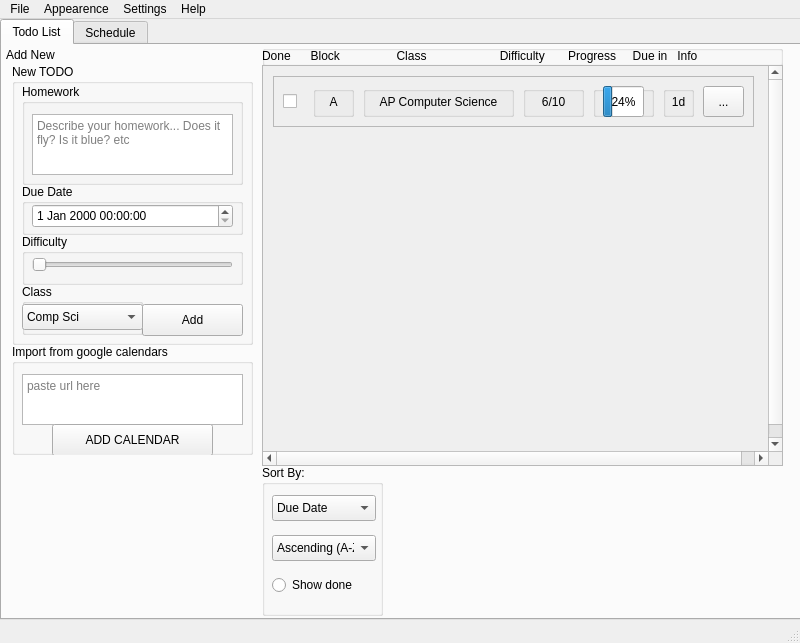
<?xml version="1.0" encoding="UTF-8"?>
<ui version="4.0">
 <class>MainWindow</class>
 <widget class="QMainWindow" name="MainWindow">
  <property name="geometry">
   <rect>
    <x>0</x>
    <y>0</y>
    <width>800</width>
    <height>643</height>
   </rect>
  </property>
  <property name="windowTitle">
   <string>MainWindow</string>
  </property>
  <widget class="QWidget" name="centralwidget">
   <widget class="QWidget" name="widget" native="true">
    <property name="geometry">
     <rect>
      <x>0</x>
      <y>0</y>
      <width>801</width>
      <height>601</height>
     </rect>
    </property>
    <widget class="QTabWidget" name="switchTab">
     <property name="geometry">
      <rect>
       <x>0</x>
       <y>0</y>
       <width>801</width>
       <height>601</height>
      </rect>
     </property>
     <property name="cursor">
      <cursorShape>ArrowCursor</cursorShape>
     </property>
     <property name="currentIndex">
      <number>0</number>
     </property>
     <widget class="QWidget" name="tab">
      <attribute name="title">
       <string>Todo List</string>
      </attribute>
      <widget class="QDockWidget" name="container">
       <property name="enabled">
        <bool>true</bool>
       </property>
       <property name="geometry">
        <rect>
         <x>0</x>
         <y>0</y>
         <width>260</width>
         <height>600</height>
        </rect>
       </property>
       <property name="minimumSize">
        <size>
         <width>260</width>
         <height>600</height>
        </size>
       </property>
       <property name="maximumSize">
        <size>
         <width>260</width>
         <height>600</height>
        </size>
       </property>
       <property name="floating">
        <bool>false</bool>
       </property>
       <property name="features">
        <set>QDockWidget::DockWidgetMovable</set>
       </property>
       <property name="windowTitle">
        <string>Add New</string>
       </property>
       <widget class="QWidget" name="dockWidgetContents_2">
        <widget class="QGroupBox" name="todoDiv">
         <property name="geometry">
          <rect>
           <x>10</x>
           <y>0</y>
           <width>241</width>
           <height>281</height>
          </rect>
         </property>
         <property name="title">
          <string>New TODO</string>
         </property>
         <widget class="QGroupBox" name="newDueGroup">
          <property name="geometry">
           <rect>
            <x>10</x>
            <y>120</y>
            <width>221</width>
            <height>51</height>
           </rect>
          </property>
          <property name="title">
           <string>Due Date</string>
          </property>
          <widget class="QDateTimeEdit" name="newDueTime">
           <property name="geometry">
            <rect>
             <x>10</x>
             <y>20</y>
             <width>201</width>
             <height>24</height>
            </rect>
           </property>
           <property name="cursor">
            <cursorShape>OpenHandCursor</cursorShape>
           </property>
          </widget>
         </widget>
         <widget class="QGroupBox" name="newHomeworkGroup">
          <property name="geometry">
           <rect>
            <x>10</x>
            <y>20</y>
            <width>221</width>
            <height>101</height>
           </rect>
          </property>
          <property name="title">
           <string>Homework</string>
          </property>
          <widget class="QTextEdit" name="newHWText">
           <property name="geometry">
            <rect>
             <x>10</x>
             <y>30</y>
             <width>201</width>
             <height>61</height>
            </rect>
           </property>
           <property name="cursor" stdset="0">
            <cursorShape>IBeamCursor</cursorShape>
           </property>
           <property name="html">
            <string>&lt;!DOCTYPE HTML PUBLIC &quot;-//W3C//DTD HTML 4.0//EN&quot; &quot;http://www.w3.org/TR/REC-html40/strict.dtd&quot;&gt;
&lt;html&gt;&lt;head&gt;&lt;meta name=&quot;qrichtext&quot; content=&quot;1&quot; /&gt;&lt;style type=&quot;text/css&quot;&gt;
p, li { white-space: pre-wrap; }
&lt;/style&gt;&lt;/head&gt;&lt;body style=&quot; font-family:'.AppleSystemUIFont'; font-size:13pt; font-weight:400; font-style:normal;&quot;&gt;
&lt;p style=&quot;-qt-paragraph-type:empty; margin-top:0px; margin-bottom:0px; margin-left:0px; margin-right:0px; -qt-block-indent:0; text-indent:0px;&quot;&gt;&lt;br /&gt;&lt;/p&gt;&lt;/body&gt;&lt;/html&gt;</string>
           </property>
           <property name="placeholderText">
            <string>Describe your homework... Does it fly? Is it blue? etc </string>
           </property>
          </widget>
         </widget>
         <widget class="QPushButton" name="newAdd">
          <property name="geometry">
           <rect>
            <x>130</x>
            <y>240</y>
            <width>101</width>
            <height>32</height>
           </rect>
          </property>
          <property name="cursor">
           <cursorShape>OpenHandCursor</cursorShape>
          </property>
          <property name="text">
           <string>Add</string>
          </property>
         </widget>
         <widget class="QGroupBox" name="newClassGroup">
          <property name="geometry">
           <rect>
            <x>10</x>
            <y>220</y>
            <width>121</width>
            <height>51</height>
           </rect>
          </property>
          <property name="title">
           <string>Class</string>
          </property>
          <widget class="QComboBox" name="newClassToHW">
           <property name="geometry">
            <rect>
             <x>0</x>
             <y>20</y>
             <width>121</width>
             <height>26</height>
            </rect>
           </property>
           <property name="cursor">
            <cursorShape>OpenHandCursor</cursorShape>
           </property>
           <item>
            <property name="text">
             <string>Comp Sci </string>
            </property>
           </item>
          </widget>
         </widget>
         <widget class="QGroupBox" name="newDifficultyGroup">
          <property name="geometry">
           <rect>
            <x>10</x>
            <y>170</y>
            <width>221</width>
            <height>51</height>
           </rect>
          </property>
          <property name="title">
           <string>Difficulty</string>
          </property>
          <widget class="QSlider" name="newDifficultySlider">
           <property name="geometry">
            <rect>
             <x>10</x>
             <y>20</y>
             <width>201</width>
             <height>22</height>
            </rect>
           </property>
           <property name="cursor">
            <cursorShape>SizeHorCursor</cursorShape>
           </property>
           <property name="maximum">
            <number>10</number>
           </property>
           <property name="orientation">
            <enum>Qt::Horizontal</enum>
           </property>
          </widget>
         </widget>
        </widget>
        <widget class="QGroupBox" name="groupBox">
         <property name="geometry">
          <rect>
           <x>10</x>
           <y>280</y>
           <width>241</width>
           <height>111</height>
          </rect>
         </property>
         <property name="title">
          <string>Import from google calendars</string>
         </property>
         <widget class="QPlainTextEdit" name="plainTextEdit">
          <property name="geometry">
           <rect>
            <x>10</x>
            <y>30</y>
            <width>221</width>
            <height>51</height>
           </rect>
          </property>
          <property name="cursor" stdset="0">
           <cursorShape>IBeamCursor</cursorShape>
          </property>
          <property name="placeholderText">
           <string>paste url here</string>
          </property>
         </widget>
         <widget class="QPushButton" name="pushButton_2">
          <property name="geometry">
           <rect>
            <x>40</x>
            <y>80</y>
            <width>161</width>
            <height>32</height>
           </rect>
          </property>
          <property name="cursor">
           <cursorShape>OpenHandCursor</cursorShape>
          </property>
          <property name="text">
           <string>ADD CALENDAR</string>
          </property>
         </widget>
        </widget>
       </widget>
      </widget>
      <widget class="QGroupBox" name="sortBy">
       <property name="geometry">
        <rect>
         <x>260</x>
         <y>420</y>
         <width>121</width>
         <height>151</height>
        </rect>
       </property>
       <property name="title">
        <string>Sort By:</string>
       </property>
       <widget class="QRadioButton" name="sortShowDone">
        <property name="geometry">
         <rect>
          <x>10</x>
          <y>110</y>
          <width>191</width>
          <height>20</height>
         </rect>
        </property>
        <property name="cursor">
         <cursorShape>OpenHandCursor</cursorShape>
        </property>
        <property name="text">
         <string>Show done</string>
        </property>
       </widget>
       <widget class="QComboBox" name="sortDue">
        <property name="geometry">
         <rect>
          <x>10</x>
          <y>30</y>
          <width>104</width>
          <height>26</height>
         </rect>
        </property>
        <property name="cursor">
         <cursorShape>OpenHandCursor</cursorShape>
        </property>
        <item>
         <property name="text">
          <string>Due Date</string>
         </property>
        </item>
        <item>
         <property name="text">
          <string>Class</string>
         </property>
        </item>
        <item>
         <property name="text">
          <string>Difficulty</string>
         </property>
        </item>
       </widget>
       <widget class="QComboBox" name="sortAcend">
        <property name="geometry">
         <rect>
          <x>10</x>
          <y>70</y>
          <width>104</width>
          <height>26</height>
         </rect>
        </property>
        <property name="cursor">
         <cursorShape>OpenHandCursor</cursorShape>
        </property>
        <item>
         <property name="text">
          <string>Ascending (A-Z)</string>
         </property>
        </item>
        <item>
         <property name="text">
          <string>Decending (Z-A)</string>
         </property>
        </item>
       </widget>
      </widget>
      <widget class="QGroupBox" name="groupBox_5">
       <property name="geometry">
        <rect>
         <x>260</x>
         <y>0</y>
         <width>521</width>
         <height>21</height>
        </rect>
       </property>
       <property name="title">
        <string/>
       </property>
       <widget class="QLabel" name="label_5">
        <property name="geometry">
         <rect>
          <x>0</x>
          <y>0</y>
          <width>521</width>
          <height>21</height>
         </rect>
        </property>
        <property name="text">
         <string>Done      Block                 Class                      Difficulty       Progress     Due in   Info</string>
        </property>
        <property name="alignment">
         <set>Qt::AlignLeading|Qt::AlignLeft|Qt::AlignVCenter</set>
        </property>
       </widget>
      </widget>
      <widget class="QScrollArea" name="scrollableClassesDisplay">
       <property name="geometry">
        <rect>
         <x>260</x>
         <y>20</y>
         <width>521</width>
         <height>401</height>
        </rect>
       </property>
       <property name="cursor" stdset="0">
        <cursorShape>ArrowCursor</cursorShape>
       </property>
       <property name="verticalScrollBarPolicy">
        <enum>Qt::ScrollBarAlwaysOn</enum>
       </property>
       <property name="widgetResizable">
        <bool>false</bool>
       </property>
       <widget class="QWidget" name="scrollAreaWidgetContents">
        <property name="geometry">
         <rect>
          <x>0</x>
          <y>0</y>
          <width>519</width>
          <height>399</height>
         </rect>
        </property>
        <widget class="QFrame" name="classSubject">
         <property name="geometry">
          <rect>
           <x>10</x>
           <y>10</y>
           <width>481</width>
           <height>51</height>
          </rect>
         </property>
         <property name="frameShape">
          <enum>QFrame::StyledPanel</enum>
         </property>
         <property name="frameShadow">
          <enum>QFrame::Raised</enum>
         </property>
         <widget class="QGroupBox" name="groupBox_2">
          <property name="geometry">
           <rect>
            <x>40</x>
            <y>10</y>
            <width>41</width>
            <height>31</height>
           </rect>
          </property>
          <property name="title">
           <string/>
          </property>
          <widget class="QLabel" name="label">
           <property name="geometry">
            <rect>
             <x>10</x>
             <y>0</y>
             <width>21</width>
             <height>31</height>
            </rect>
           </property>
           <property name="text">
            <string>A</string>
           </property>
           <property name="alignment">
            <set>Qt::AlignCenter</set>
           </property>
          </widget>
         </widget>
         <widget class="QGroupBox" name="groupBox_3">
          <property name="geometry">
           <rect>
            <x>90</x>
            <y>10</y>
            <width>151</width>
            <height>31</height>
           </rect>
          </property>
          <property name="title">
           <string/>
          </property>
          <widget class="QLabel" name="label_2">
           <property name="geometry">
            <rect>
             <x>10</x>
             <y>0</y>
             <width>131</width>
             <height>31</height>
            </rect>
           </property>
           <property name="text">
            <string>AP Computer Science</string>
           </property>
           <property name="alignment">
            <set>Qt::AlignCenter</set>
           </property>
          </widget>
         </widget>
         <widget class="QGroupBox" name="groupBox_4">
          <property name="geometry">
           <rect>
            <x>250</x>
            <y>10</y>
            <width>61</width>
            <height>31</height>
           </rect>
          </property>
          <property name="title">
           <string/>
          </property>
          <widget class="QLabel" name="label_3">
           <property name="geometry">
            <rect>
             <x>0</x>
             <y>0</y>
             <width>61</width>
             <height>31</height>
            </rect>
           </property>
           <property name="text">
            <string>6/10</string>
           </property>
           <property name="alignment">
            <set>Qt::AlignCenter</set>
           </property>
          </widget>
         </widget>
         <widget class="QCheckBox" name="checkBox">
          <property name="geometry">
           <rect>
            <x>10</x>
            <y>0</y>
            <width>21</width>
            <height>51</height>
           </rect>
          </property>
          <property name="cursor">
           <cursorShape>OpenHandCursor</cursorShape>
          </property>
          <property name="text">
           <string/>
          </property>
         </widget>
         <widget class="QGroupBox" name="groupBox_6">
          <property name="geometry">
           <rect>
            <x>320</x>
            <y>10</y>
            <width>61</width>
            <height>31</height>
           </rect>
          </property>
          <property name="title">
           <string/>
          </property>
          <widget class="QProgressBar" name="progressBar">
           <property name="geometry">
            <rect>
             <x>10</x>
             <y>0</y>
             <width>41</width>
             <height>31</height>
            </rect>
           </property>
           <property name="value">
            <number>24</number>
           </property>
          </widget>
         </widget>
         <widget class="QGroupBox" name="groupBox_13">
          <property name="geometry">
           <rect>
            <x>390</x>
            <y>10</y>
            <width>31</width>
            <height>31</height>
           </rect>
          </property>
          <property name="title">
           <string/>
          </property>
          <widget class="QLabel" name="label_4">
           <property name="geometry">
            <rect>
             <x>0</x>
             <y>0</y>
             <width>31</width>
             <height>31</height>
            </rect>
           </property>
           <property name="layoutDirection">
            <enum>Qt::LeftToRight</enum>
           </property>
           <property name="text">
            <string>1d</string>
           </property>
           <property name="alignment">
            <set>Qt::AlignCenter</set>
           </property>
          </widget>
         </widget>
         <widget class="QToolButton" name="toolButton">
          <property name="geometry">
           <rect>
            <x>430</x>
            <y>10</y>
            <width>41</width>
            <height>31</height>
           </rect>
          </property>
          <property name="cursor">
           <cursorShape>OpenHandCursor</cursorShape>
          </property>
          <property name="text">
           <string>...</string>
          </property>
         </widget>
        </widget>
       </widget>
      </widget>
     </widget>
     <widget class="QWidget" name="tab_2">
      <attribute name="title">
       <string>Schedule</string>
      </attribute>
      <widget class="QScrollArea" name="scrollableClassesDisplay_2">
       <property name="geometry">
        <rect>
         <x>260</x>
         <y>20</y>
         <width>521</width>
         <height>401</height>
        </rect>
       </property>
       <property name="widgetResizable">
        <bool>true</bool>
       </property>
       <widget class="QWidget" name="scrollAreaWidgetContents_2">
        <property name="geometry">
         <rect>
          <x>0</x>
          <y>0</y>
          <width>519</width>
          <height>399</height>
         </rect>
        </property>
        <widget class="QFrame" name="classSubject_2">
         <property name="geometry">
          <rect>
           <x>10</x>
           <y>10</y>
           <width>501</width>
           <height>51</height>
          </rect>
         </property>
         <property name="frameShape">
          <enum>QFrame::StyledPanel</enum>
         </property>
         <property name="frameShadow">
          <enum>QFrame::Raised</enum>
         </property>
         <widget class="QGroupBox" name="groupBox_7">
          <property name="geometry">
           <rect>
            <x>100</x>
            <y>10</y>
            <width>41</width>
            <height>31</height>
           </rect>
          </property>
          <property name="title">
           <string/>
          </property>
          <widget class="QLabel" name="label_6">
           <property name="geometry">
            <rect>
             <x>10</x>
             <y>0</y>
             <width>21</width>
             <height>31</height>
            </rect>
           </property>
           <property name="text">
            <string>A</string>
           </property>
           <property name="alignment">
            <set>Qt::AlignCenter</set>
           </property>
          </widget>
         </widget>
         <widget class="QGroupBox" name="groupBox_8">
          <property name="geometry">
           <rect>
            <x>240</x>
            <y>10</y>
            <width>201</width>
            <height>31</height>
           </rect>
          </property>
          <property name="title">
           <string/>
          </property>
          <widget class="QLabel" name="label_7">
           <property name="geometry">
            <rect>
             <x>10</x>
             <y>0</y>
             <width>131</width>
             <height>31</height>
            </rect>
           </property>
           <property name="text">
            <string>AP Computer Science</string>
           </property>
           <property name="alignment">
            <set>Qt::AlignCenter</set>
           </property>
          </widget>
         </widget>
         <widget class="QToolButton" name="toolButton_2">
          <property name="geometry">
           <rect>
            <x>450</x>
            <y>10</y>
            <width>41</width>
            <height>31</height>
           </rect>
          </property>
          <property name="cursor">
           <cursorShape>OpenHandCursor</cursorShape>
          </property>
          <property name="text">
           <string>...</string>
          </property>
         </widget>
         <widget class="QGroupBox" name="groupBox_9">
          <property name="geometry">
           <rect>
            <x>10</x>
            <y>10</y>
            <width>81</width>
            <height>31</height>
           </rect>
          </property>
          <property name="title">
           <string/>
          </property>
          <widget class="QLabel" name="label_8">
           <property name="geometry">
            <rect>
             <x>0</x>
             <y>5</y>
             <width>81</width>
             <height>21</height>
            </rect>
           </property>
           <property name="text">
            <string>11:45-12:01</string>
           </property>
           <property name="alignment">
            <set>Qt::AlignCenter</set>
           </property>
          </widget>
         </widget>
         <widget class="QGroupBox" name="groupBox_10">
          <property name="geometry">
           <rect>
            <x>150</x>
            <y>10</y>
            <width>81</width>
            <height>31</height>
           </rect>
          </property>
          <property name="title">
           <string/>
          </property>
          <widget class="QLabel" name="label_9">
           <property name="geometry">
            <rect>
             <x>0</x>
             <y>5</y>
             <width>81</width>
             <height>21</height>
            </rect>
           </property>
           <property name="text">
            <string>LC 7</string>
           </property>
           <property name="alignment">
            <set>Qt::AlignCenter</set>
           </property>
          </widget>
         </widget>
        </widget>
       </widget>
      </widget>
      <widget class="QGroupBox" name="groupBox_11">
       <property name="geometry">
        <rect>
         <x>260</x>
         <y>-2</y>
         <width>521</width>
         <height>21</height>
        </rect>
       </property>
       <property name="title">
        <string/>
       </property>
       <widget class="QLabel" name="label_10">
        <property name="geometry">
         <rect>
          <x>0</x>
          <y>0</y>
          <width>521</width>
          <height>21</height>
         </rect>
        </property>
        <property name="text">
         <string>Time Of Class    Block    Classroom #                     Class                                Info</string>
        </property>
        <property name="alignment">
         <set>Qt::AlignCenter</set>
        </property>
       </widget>
      </widget>
      <widget class="QGroupBox" name="sortBy_2">
       <property name="geometry">
        <rect>
         <x>260</x>
         <y>418</y>
         <width>121</width>
         <height>111</height>
        </rect>
       </property>
       <property name="title">
        <string>Sort By:</string>
       </property>
       <widget class="QComboBox" name="sortDue_2">
        <property name="geometry">
         <rect>
          <x>10</x>
          <y>30</y>
          <width>104</width>
          <height>26</height>
         </rect>
        </property>
        <property name="cursor">
         <cursorShape>OpenHandCursor</cursorShape>
        </property>
        <item>
         <property name="text">
          <string>Time</string>
         </property>
        </item>
        <item>
         <property name="text">
          <string>Class</string>
         </property>
        </item>
        <item>
         <property name="text">
          <string>Block</string>
         </property>
        </item>
       </widget>
       <widget class="QComboBox" name="sortAcend_2">
        <property name="geometry">
         <rect>
          <x>10</x>
          <y>70</y>
          <width>104</width>
          <height>26</height>
         </rect>
        </property>
        <property name="cursor">
         <cursorShape>OpenHandCursor</cursorShape>
        </property>
        <item>
         <property name="text">
          <string>Ascending (A-Z)</string>
         </property>
        </item>
        <item>
         <property name="text">
          <string>Decending (Z-A)</string>
         </property>
        </item>
       </widget>
      </widget>
      <widget class="QDockWidget" name="container_2">
       <property name="enabled">
        <bool>true</bool>
       </property>
       <property name="geometry">
        <rect>
         <x>0</x>
         <y>0</y>
         <width>260</width>
         <height>600</height>
        </rect>
       </property>
       <property name="minimumSize">
        <size>
         <width>260</width>
         <height>600</height>
        </size>
       </property>
       <property name="maximumSize">
        <size>
         <width>260</width>
         <height>600</height>
        </size>
       </property>
       <property name="floating">
        <bool>false</bool>
       </property>
       <property name="features">
        <set>QDockWidget::DockWidgetMovable</set>
       </property>
       <property name="windowTitle">
        <string>Add New</string>
       </property>
       <widget class="QWidget" name="dockWidgetContents_3">
        <widget class="QGroupBox" name="todoDiv_2">
         <property name="geometry">
          <rect>
           <x>10</x>
           <y>0</y>
           <width>241</width>
           <height>331</height>
          </rect>
         </property>
         <property name="title">
          <string>New Class</string>
         </property>
         <widget class="QGroupBox" name="newDueGroup_2">
          <property name="geometry">
           <rect>
            <x>10</x>
            <y>200</y>
            <width>221</width>
            <height>101</height>
           </rect>
          </property>
          <property name="title">
           <string>Time Starts               Time Ends</string>
          </property>
          <widget class="QTimeEdit" name="timeEdit_3">
           <property name="geometry">
            <rect>
             <x>10</x>
             <y>30</y>
             <width>91</width>
             <height>31</height>
            </rect>
           </property>
           <property name="cursor">
            <cursorShape>OpenHandCursor</cursorShape>
           </property>
          </widget>
          <widget class="QTimeEdit" name="timeEdit_4">
           <property name="geometry">
            <rect>
             <x>110</x>
             <y>30</y>
             <width>101</width>
             <height>31</height>
            </rect>
           </property>
           <property name="cursor">
            <cursorShape>OpenHandCursor</cursorShape>
           </property>
          </widget>
          <widget class="QRadioButton" name="radioButton_2">
           <property name="geometry">
            <rect>
             <x>10</x>
             <y>70</y>
             <width>191</width>
             <height>20</height>
            </rect>
           </property>
           <property name="cursor">
            <cursorShape>OpenHandCursor</cursorShape>
           </property>
           <property name="text">
            <string>Custom (swap schedule)</string>
           </property>
          </widget>
         </widget>
         <widget class="QGroupBox" name="newHomeworkGroup_2">
          <property name="geometry">
           <rect>
            <x>10</x>
            <y>20</y>
            <width>221</width>
            <height>181</height>
           </rect>
          </property>
          <property name="title">
           <string>Description</string>
          </property>
          <widget class="QTextEdit" name="newHWText_2">
           <property name="geometry">
            <rect>
             <x>10</x>
             <y>70</y>
             <width>201</width>
             <height>61</height>
            </rect>
           </property>
           <property name="cursor" stdset="0">
            <cursorShape>IBeamCursor</cursorShape>
           </property>
           <property name="html">
            <string>&lt;!DOCTYPE HTML PUBLIC &quot;-//W3C//DTD HTML 4.0//EN&quot; &quot;http://www.w3.org/TR/REC-html40/strict.dtd&quot;&gt;
&lt;html&gt;&lt;head&gt;&lt;meta name=&quot;qrichtext&quot; content=&quot;1&quot; /&gt;&lt;style type=&quot;text/css&quot;&gt;
p, li { white-space: pre-wrap; }
&lt;/style&gt;&lt;/head&gt;&lt;body style=&quot; font-family:'.AppleSystemUIFont'; font-size:13pt; font-weight:400; font-style:normal;&quot;&gt;
&lt;p style=&quot;-qt-paragraph-type:empty; margin-top:0px; margin-bottom:0px; margin-left:0px; margin-right:0px; -qt-block-indent:0; text-indent:0px;&quot;&gt;&lt;br /&gt;&lt;/p&gt;&lt;/body&gt;&lt;/html&gt;</string>
           </property>
           <property name="placeholderText">
            <string>Describe your class... Does it eat? Is it pink? etc </string>
           </property>
          </widget>
          <widget class="QTextEdit" name="newClassName_2">
           <property name="geometry">
            <rect>
             <x>10</x>
             <y>30</y>
             <width>201</width>
             <height>31</height>
            </rect>
           </property>
           <property name="cursor" stdset="0">
            <cursorShape>IBeamCursor</cursorShape>
           </property>
           <property name="html">
            <string>&lt;!DOCTYPE HTML PUBLIC &quot;-//W3C//DTD HTML 4.0//EN&quot; &quot;http://www.w3.org/TR/REC-html40/strict.dtd&quot;&gt;
&lt;html&gt;&lt;head&gt;&lt;meta name=&quot;qrichtext&quot; content=&quot;1&quot; /&gt;&lt;style type=&quot;text/css&quot;&gt;
p, li { white-space: pre-wrap; }
&lt;/style&gt;&lt;/head&gt;&lt;body style=&quot; font-family:'.AppleSystemUIFont'; font-size:13pt; font-weight:400; font-style:normal;&quot;&gt;
&lt;p style=&quot;-qt-paragraph-type:empty; margin-top:0px; margin-bottom:0px; margin-left:0px; margin-right:0px; -qt-block-indent:0; text-indent:0px;&quot;&gt;&lt;br /&gt;&lt;/p&gt;&lt;/body&gt;&lt;/html&gt;</string>
           </property>
           <property name="placeholderText">
            <string>Class Name</string>
           </property>
          </widget>
          <widget class="QPlainTextEdit" name="plainTextEdit_3">
           <property name="geometry">
            <rect>
             <x>10</x>
             <y>140</y>
             <width>51</width>
             <height>31</height>
            </rect>
           </property>
           <property name="cursor" stdset="0">
            <cursorShape>IBeamCursor</cursorShape>
           </property>
           <property name="placeholderText">
            <string>Block</string>
           </property>
          </widget>
          <widget class="QTextEdit" name="textEdit_2">
           <property name="geometry">
            <rect>
             <x>70</x>
             <y>140</y>
             <width>141</width>
             <height>31</height>
            </rect>
           </property>
           <property name="cursor" stdset="0">
            <cursorShape>IBeamCursor</cursorShape>
           </property>
           <property name="placeholderText">
            <string>Classroom number</string>
           </property>
          </widget>
         </widget>
         <widget class="QPushButton" name="pushButton_5">
          <property name="geometry">
           <rect>
            <x>30</x>
            <y>300</y>
            <width>181</width>
            <height>32</height>
           </rect>
          </property>
          <property name="cursor">
           <cursorShape>OpenHandCursor</cursorShape>
          </property>
          <property name="text">
           <string>Add</string>
          </property>
         </widget>
        </widget>
        <widget class="QGroupBox" name="groupBox_12">
         <property name="geometry">
          <rect>
           <x>10</x>
           <y>330</y>
           <width>241</width>
           <height>111</height>
          </rect>
         </property>
         <property name="title">
          <string>Import from google calendars</string>
         </property>
         <widget class="QPlainTextEdit" name="plainTextEdit_4">
          <property name="geometry">
           <rect>
            <x>10</x>
            <y>30</y>
            <width>221</width>
            <height>51</height>
           </rect>
          </property>
          <property name="cursor" stdset="0">
           <cursorShape>IBeamCursor</cursorShape>
          </property>
          <property name="placeholderText">
           <string>paste url here</string>
          </property>
         </widget>
         <widget class="QPushButton" name="pushButton_6">
          <property name="geometry">
           <rect>
            <x>30</x>
            <y>80</y>
            <width>181</width>
            <height>32</height>
           </rect>
          </property>
          <property name="cursor">
           <cursorShape>OpenHandCursor</cursorShape>
          </property>
          <property name="text">
           <string>ADD FROM CALENDAR</string>
          </property>
         </widget>
        </widget>
       </widget>
      </widget>
     </widget>
    </widget>
   </widget>
  </widget>
  <widget class="QMenuBar" name="menubar">
   <property name="geometry">
    <rect>
     <x>0</x>
     <y>0</y>
     <width>800</width>
     <height>22</height>
    </rect>
   </property>
   <widget class="QMenu" name="menuAppearence">
    <property name="title">
     <string>Appearence</string>
    </property>
    <widget class="QMenu" name="menuCustom">
     <property name="title">
      <string>Custom</string>
     </property>
     <addaction name="actionMake_New"/>
     <addaction name="actionExample"/>
    </widget>
    <widget class="QMenu" name="menuDark_Mode_yessir">
     <property name="title">
      <string>Dark Mode (yessir)</string>
     </property>
     <addaction name="actionDark_Chocolate"/>
     <addaction name="actionNight_Sky"/>
     <addaction name="actionChocolate"/>
     <addaction name="action500_Shades_Of_Grey"/>
     <addaction name="actionContrast"/>
    </widget>
    <widget class="QMenu" name="menuLight_Mode_bleh">
     <property name="title">
      <string>Light Mode (bleh)</string>
     </property>
     <addaction name="actionNuclear_Explosion"/>
     <addaction name="actionSilk"/>
     <addaction name="actionPaper"/>
     <addaction name="actionMilk"/>
     <addaction name="actionInverse_Contrast"/>
    </widget>
    <addaction name="menuDark_Mode_yessir"/>
    <addaction name="menuLight_Mode_bleh"/>
    <addaction name="menuCustom"/>
    <addaction name="actionAbout"/>
   </widget>
   <widget class="QMenu" name="menuSettings">
    <property name="title">
     <string>Settings</string>
    </property>
   </widget>
   <widget class="QMenu" name="menuHelp">
    <property name="title">
     <string>Help</string>
    </property>
    <addaction name="actionHow_to_use"/>
   </widget>
   <widget class="QMenu" name="menuFile">
    <property name="title">
     <string>File</string>
    </property>
    <widget class="QMenu" name="menuImport_Calendar">
     <property name="title">
      <string>Import Calendar</string>
     </property>
     <addaction name="actionfile"/>
     <addaction name="actiongoogle"/>
    </widget>
    <addaction name="menuImport_Calendar"/>
    <addaction name="actionSave"/>
    <addaction name="actionSave_Calendar_As"/>
   </widget>
   <addaction name="menuFile"/>
   <addaction name="menuAppearence"/>
   <addaction name="menuSettings"/>
   <addaction name="menuHelp"/>
  </widget>
  <widget class="QStatusBar" name="statusbar"/>
  <action name="actionAdd_class">
   <property name="text">
    <string>Add class</string>
   </property>
  </action>
  <action name="actionAdd_work">
   <property name="text">
    <string>Add work</string>
   </property>
  </action>
  <action name="actionMake_New">
   <property name="text">
    <string>Make New</string>
   </property>
  </action>
  <action name="actionExample">
   <property name="text">
    <string>Example</string>
   </property>
  </action>
  <action name="actionDark_Chocolate">
   <property name="text">
    <string>Cave</string>
   </property>
  </action>
  <action name="actionNight_Sky">
   <property name="text">
    <string>Night Sky</string>
   </property>
  </action>
  <action name="actionChocolate">
   <property name="text">
    <string>Dark Chocolate</string>
   </property>
  </action>
  <action name="action500_Shades_Of_Grey">
   <property name="text">
    <string>51 Shades Of Grey</string>
   </property>
  </action>
  <action name="actionContrast">
   <property name="text">
    <string>Contrast</string>
   </property>
  </action>
  <action name="actionNuclear_Explosion">
   <property name="text">
    <string>Nuclear Explosion</string>
   </property>
  </action>
  <action name="actionSilk">
   <property name="text">
    <string>Cloud</string>
   </property>
  </action>
  <action name="actionPaper">
   <property name="text">
    <string>Paper</string>
   </property>
  </action>
  <action name="actionMilk">
   <property name="text">
    <string>Milk (Default)</string>
   </property>
  </action>
  <action name="actionInverse_Contrast">
   <property name="text">
    <string>Inverse Contrast</string>
   </property>
  </action>
  <action name="actionHow_to_use">
   <property name="text">
    <string>How to use</string>
   </property>
  </action>
  <action name="actionSave">
   <property name="text">
    <string>Save Calendar</string>
   </property>
  </action>
  <action name="actionSave_Calendar_As">
   <property name="text">
    <string>Save Calendar As</string>
   </property>
  </action>
  <action name="actionTodo">
   <property name="text">
    <string>Todo</string>
   </property>
  </action>
  <action name="actionClasses">
   <property name="text">
    <string>Classes</string>
   </property>
  </action>
  <action name="actiongoogle">
   <property name="text">
    <string>google</string>
   </property>
  </action>
  <action name="actionfile">
   <property name="text">
    <string>file</string>
   </property>
  </action>
  <action name="actionAbout">
   <property name="text">
    <string>Help</string>
   </property>
  </action>
 </widget>
 <resources/>
 <connections/>
</ui>
